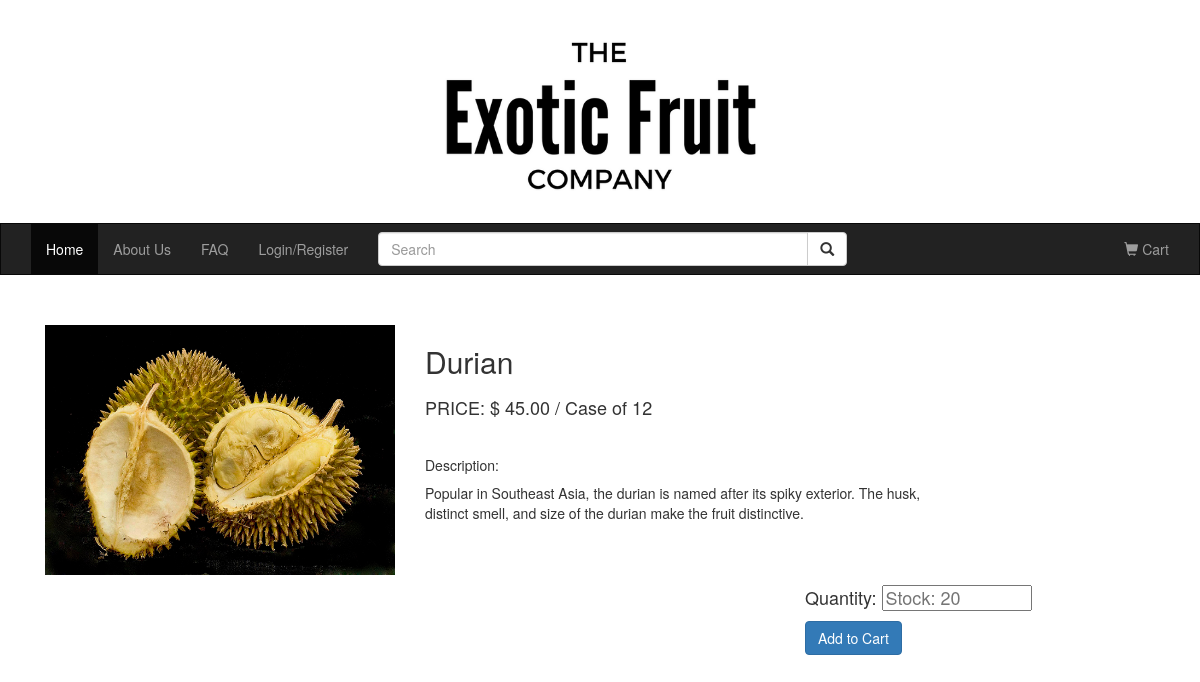
Before: /allFruitInfo.php?prod_id=1 with the older database file.
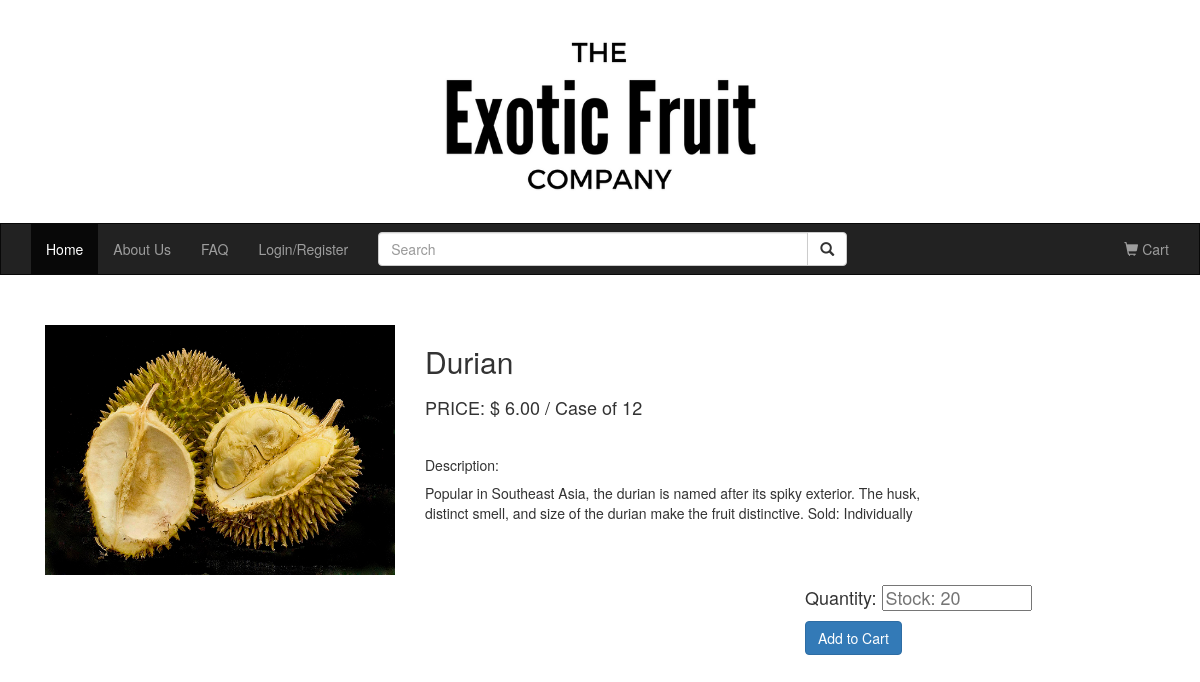
After: the same page with the newer database file.
### tables this page shows
CREATE TABLE IF NOT EXISTS `product` (
  `prod_id` INT NOT NULL AUTO_INCREMENT COMMENT 'customer id',
  `prod_name` VARCHAR(200) NOT NULL COMMENT 'product name',
  `prod_desc` MEDIUMTEXT NOT NULL COMMENT 'product description',
  `stock_amount` INT NOT NULL,
  `unit_price` VARCHAR(45) NOT NULL,
  `photo` VARCHAR(200) NOT NULL,
  PRIMARY KEY (`prod_id`));

### src/model/db_functions.php (called while the page is built, shortened)
<?php
function getProductInfo($prod_id) {
    global $dbc;
		$query = 'SELECT prod_id, prod_name, prod_desc, stock_amount, unit_price, photo FROM product WHERE prod_id = (:prod_id)';
		$statement = $dbc->prepare($query);
    $statement->bindValue(':prod_id', $prod_id);
		$statement->execute();
		$productInfo = $statement->fetchAll();
		return $productInfo;
}
?>

### src/allFruitInfo.php (the view, shortened to what this page needs)
<?php
require_once 'model/db_connect.php';
require_once 'model/db_functions.php';
require_once 'view/header.php';
$prod_id = filter_input(INPUT_GET,  'prod_id', FILTER_VALIDATE_INT);
$productInfo = getProductInfo($prod_id);
for ($i = 0; $i < count($productInfo); $i++){
  $prod = $productInfo[$i];
}
$productStock = $prod['stock_amount'];
?>
<div class="container">
  <div class="container-fluid">
    <?php
      echo
       "<div class='row'>
            <div class='col-sm-4'><img src='" . $prod['photo'] . "' width='350px' height='250px'></div>
            <div class='col-sm-6'><h2>" . $prod['prod_name'] . "</h2></div>
            <div class='col-sm-6'><h4>PRICE: $ " . " " . $prod['unit_price'] . " / Case of 12</h4></div>
            <div class='col-sm-6'><br></div>
            <div class='col-sm-6'><h5>Description: </div>
            <div class='col-sm-6'>" . $prod['prod_desc'] ."</div>
        </div>
        "
    ?>
    <div class="row">
        <div class="col-sm-4"></div>
        <div class='col-sm-4'></div>
        <div class="col-sm-4">
            <div class="dropdown">
              <form action="addToCart.php" method="post" >
                <h4>Quantity:
                  <input type="number" style="width:150px" min="1" max="<?php print $productStock; ?>"name="quantity" placeholder="Stock: <?php print $productStock; ?>" />
                </h4>
            </div>
        </div>
    </div>
      <div class="row">
            <div class="col-sm-4"></div>
            <div class='col-sm-4'></div>
            <div class="col-sm-4">
                    <button type="submit" class="btn btn-primary btn-md">Add to Cart</button>
            </div>
      </div>
  </div>
</div>
<br>
<br>
</body>
</html>

### src/view/header.php (shortened to what this page needs)
<!DOCTYPE html>
<html lang="en">
<head>
    <link rel="stylesheet" href="https://maxcdn.bootstrapcdn.com/bootstrap/3.3.7/css/bootstrap.min.css">
    <link rel="stylesheet" href="http://code.jquery.com/ui/1.12.1/themes/base/jquery-ui.css">
</head>
<body>
<div class="jumbotron">
    <div class="container text-center">
        <h1><img src = "/view/images/1.png" width="350" height="193"></h1>
    </div>
</div>
<nav class="navbar navbar-inverse">
    <div class="container-fluid">
        <div class="collapse navbar-collapse" id="myNavbar">
            <ul class="nav navbar-nav">
                <li class="active"><a href="/index.php">Home</a></li>
                <li><a href="/view/aboutus.php">About Us</a></li>
                <li><a href="/view/faq.php">FAQ</a></li>
<?php if(!isset($_SESSION['custid']) || !isset($_SESSION['custname'])) {?>
                <li><a href="/view/login.php">Login/Register</a></li>
<?php } else { ?>
                <li><a href="/view/logout.php">Logout</a></li>
<?php } ?>
            </ul>
		        <form class="navbar-form navbar-left" role="search" id="navBarSearchForm">
		        <div class="input-group">
		            <input type="text" class="form-control" placeholder="Search" name="term" id="srch-term">
		            <div class="input-group-btn">
		                <button class="btn btn-default" type="submit"><i class="glyphicon glyphicon-search"></i></button>
		            </div>
		        </div>
		        </form>
            <ul class="nav navbar-nav navbar-right">
                <li><a href="/shoppingcart.php"><span class="glyphicon glyphicon-shopping-cart"></span> Cart <?php (count($_SESSION['prod_id']) > 0) ? print '(' . count($_SESSION['prod_id']) . ')': ""; ?> </a></li>
            </ul>
        </div>
    </div>
</nav>

### src/view/header.php (style rules this page uses)
.navbar { margin-bottom: 50px; border-radius: 0; }
.jumbotron { padding-top: 0; padding-bottom:0; margin-bottom: 0; background-color: #ffffff; }
#navBarSearchForm input[type=text] { width:430px !important; }

Changed rows visible on the page:
changed product "Durian": unit_price "45.00" → "6.00"; prod_desc "Popular in Southeast Asia, the durian is named after its spiky exterior. The husk, distinct smell, and size of the durian make the fruit distinctive." → "…make the fruit distinctive. Sold: Individually"
